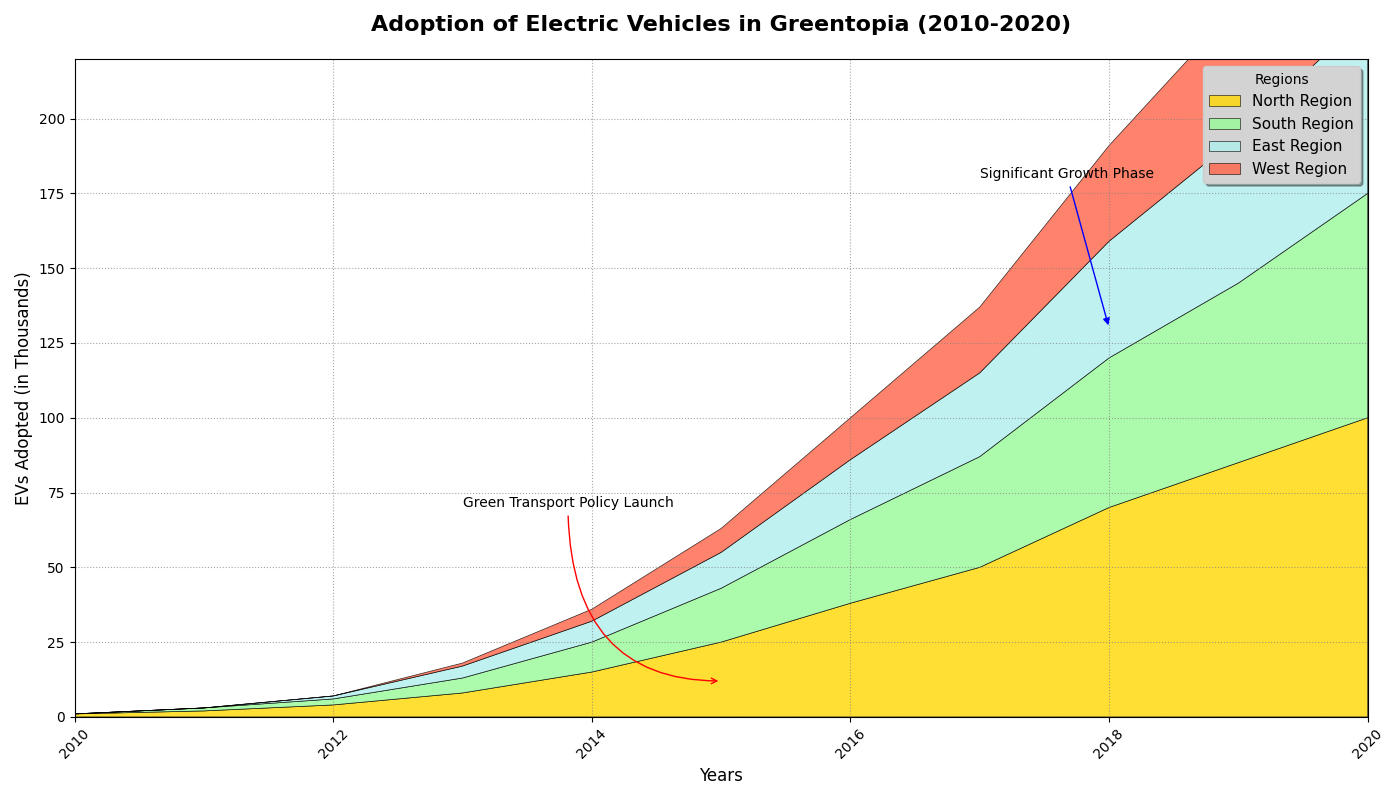

Write the Python code that produced this figure.
import matplotlib.pyplot as plt
import numpy as np

# Define the years for the data
years = np.arange(2010, 2021)

# Number of EVs adopted in thousands in different regions
north_region = np.array([1, 2, 4, 8, 15, 25, 38, 50, 70, 85, 100])
south_region = np.array([0, 1, 2, 5, 10, 18, 28, 37, 50, 60, 75])
east_region = np.array([0, 0, 1, 4, 7, 12, 20, 28, 39, 49, 60])
west_region = np.array([0, 0, 0, 1, 4, 8, 14, 22, 32, 44, 55])

# Create an area chart
fig, ax = plt.subplots(figsize=(14, 8))

# Plotting the areas with varied marker types (not applicable to area chart, but simulated through hatch patterns)
ax.stackplot(years, north_region, south_region, east_region, west_region,
             labels=['North Region', 'South Region', 'East Region', 'West Region'],
             colors=['#FFD700', '#98FB98', '#AFEEEE', '#FF6347'], alpha=0.8, 
             edgecolor='black', linewidth=0.5, hatch=['/', '\\', '|', '-'])

# Set title and labels
ax.set_title("Adoption of Electric Vehicles in Greentopia (2010-2020)", fontsize=16, fontweight='bold', pad=20)
ax.set_xlabel("Years", fontsize=12)
ax.set_ylabel("EVs Adopted (in Thousands)", fontsize=12)
ax.set_xlim(years.min(), years.max())
ax.set_ylim(0, 220)

# Adding a grid with a different style
ax.grid(True, linestyle=':', color='gray', alpha=0.7)

# Randomly changing the legend style
ax.legend(title="Regions", loc="upper right", fontsize=11, frameon=True, shadow=True, facecolor='lightgray')

# Adding annotations for key milestones with varied style
ax.annotate('Green Transport Policy Launch', xy=(2015, 12), xytext=(2013, 70),
            arrowprops=dict(arrowstyle='->', connectionstyle='angle3', color='red'), fontsize=10)
ax.annotate('Significant Growth Phase', xy=(2018, 130), xytext=(2017, 180),
            arrowprops=dict(arrowstyle='-|>', connectionstyle='arc3', color='blue'), fontsize=10)

# Rotate x-axis labels if needed to avoid overlap
plt.xticks(rotation=45)

# Adjust layout to fit everything
plt.tight_layout()

# Show plot
plt.show()
